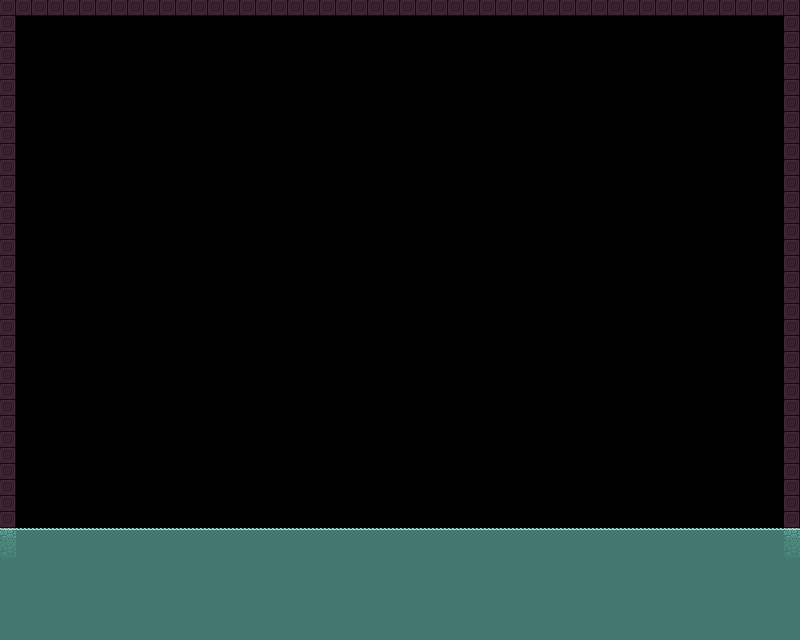

Rendered tile map (Tiled .tmx) drawn with the repository's tilesets; below, a short description and the map source with its tile grids summarised:
An orthogonal 50x40 tile map with 16x16 px tiles, 1 tile layer (Tile Layer 1).

<map version="1.0" orientation="orthogonal" width="50" height="40" tilewidth="16" tileheight="16">
 <tileset firstgid="1" name="platformer_tiles" tilewidth="16" tileheight="16">
  <image source="../tiles/platformer_tiles.png" width="304" height="96" />
 </tileset>
 <layer name="Tile Layer 1" width="50" height="40">
  <data>[2000 cells, 1100 non-empty, 6 distinct tile ids]</data>
 </layer>
</map>
